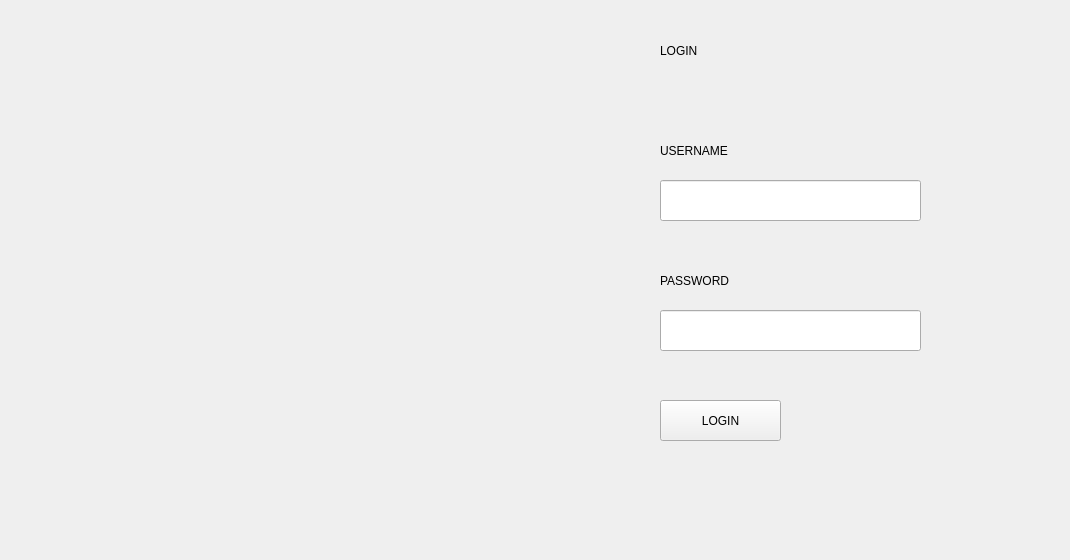
    <widget class="QWidget" name="tab">
     <attribute name="title">
      <string>Tab 1</string>
     </attribute>
     <widget class="QLabel" name="label">
      <property name="geometry">
       <rect>
        <x>0</x>
        <y>0</y>
        <width>1061</width>
        <height>551</height>
       </rect>
      </property>
      <property name="text">
       <string/>
      </property>
      <property name="pixmap">
       <pixmap>Background.jpg</pixmap>
      </property>
      <property name="scaledContents">
       <bool>true</bool>
      </property>
     </widget>
     <widget class="QLabel" name="label_2">
      <property name="geometry">
       <rect>
        <x>660</x>
        <y>20</y>
        <width>181</width>
        <height>61</height>
       </rect>
      </property>
      <property name="styleSheet">
       <string notr="true">font: 90 25pt &quot;Arial Black&quot;;
color: rgb(0, 0, 0);
</string>
      </property>
      <property name="text">
       <string>LOGIN </string>
      </property>
     </widget>
     <widget class="QLabel" name="label_3">
      <property name="geometry">
       <rect>
        <x>660</x>
        <y>250</y>
        <width>191</width>
        <height>61</height>
       </rect>
      </property>
      <property name="styleSheet">
       <string notr="true">font: 90 18pt &quot;Arial Black&quot;;
color: rgb(0, 0, 0);
</string>
      </property>
      <property name="text">
       <string>PASSWORD</string>
      </property>
     </widget>
     <widget class="QLabel" name="label_4">
      <property name="geometry">
       <rect>
        <x>660</x>
        <y>130</y>
        <width>251</width>
        <height>41</height>
       </rect>
      </property>
      <property name="styleSheet">
       <string notr="true">font: 90 18pt &quot;Arial Black&quot;;
color: rgb(0, 0, 0);
</string>
      </property>
      <property name="text">
       <string>USERNAME</string>
      </property>
     </widget>
     <widget class="QLineEdit" name="USERNAME">
      <property name="geometry">
       <rect>
        <x>660</x>
        <y>180</y>
        <width>261</width>
        <height>41</height>
       </rect>
      </property>
      <property name="styleSheet">
       <string notr="true">font: 90 18pt &quot;Arial Black&quot;;
color: rgb(0, 0, 0);
</string>
      </property>
      <property name="text">
       <string/>
      </property>
     </widget>
     <widget class="QLineEdit" name="PASSWORD">
      <property name="geometry">
       <rect>
        <x>660</x>
        <y>310</y>
        <width>261</width>
        <height>41</height>
       </rect>
      </property>
      <property name="styleSheet">
       <string notr="true">font: 90 18pt &quot;Arial Black&quot;;
color: rgb(0, 0, 0);
</string>
      </property>
      <property name="inputMethodHints">
       <set>Qt::ImhHiddenText|Qt::ImhNoAutoUppercase|Qt::ImhNoPredictiveText|Qt::ImhSensitiveData</set>
      </property>
      <property name="text">
       <string/>
      </property>
      <property name="echoMode">
       <enum>QLineEdit::Password</enum>
      </property>
     </widget>
     <widget class="QPushButton" name="LOGIN_BUTTON">
      <property name="geometry">
       <rect>
        <x>660</x>
        <y>400</y>
        <width>121</width>
        <height>41</height>
       </rect>
      </property>
      <property name="styleSheet">
       <string notr="true">font: 87 10pt &quot;Arial Black&quot;;</string>
      </property>
      <property name="text">
       <string>LOGIN</string>
      </property>
     </widget>
     <widget class="QLabel" name="LOGIN_INFO">
      <property name="geometry">
       <rect>
        <x>670</x>
        <y>370</y>
        <width>271</width>
        <height>16</height>
       </rect>
      </property>
      <property name="styleSheet">
       <string notr="true">font: 87 10pt &quot;Arial Black&quot;;</string>
      </property>
      <property name="text">
       <string/>
      </property>
     </widget>
    </widget>
